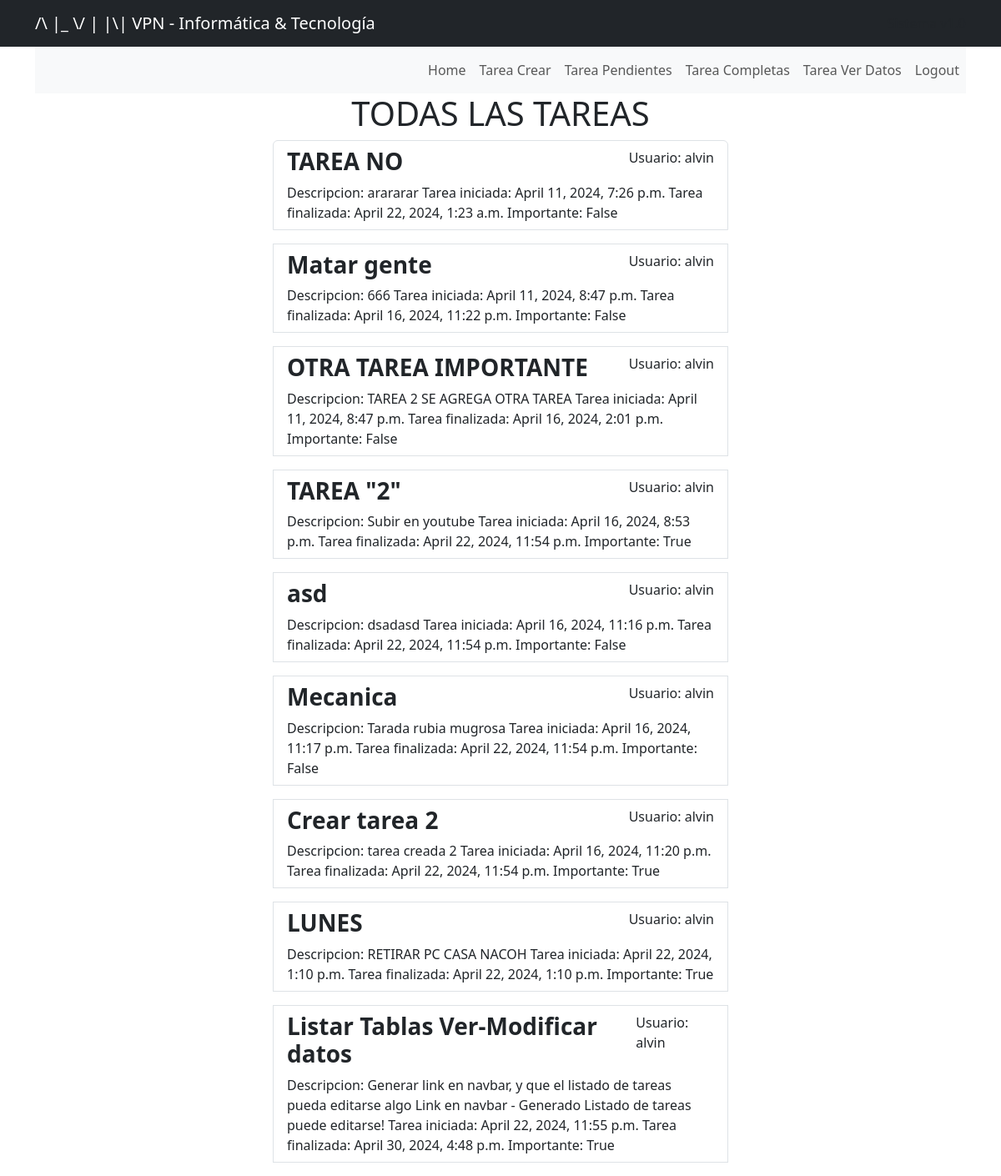
Page /tasks2/todas (signed in) on the committed database.
### myapp/models.py (models this page shows, shortened)
class Task2(models.Model):
    title = models.CharField(max_length=200)
    descripcion = models.TextField(blank=True)
    created = models.DateTimeField(auto_now_add=True)
    datecompleted = models.DateTimeField(null=True, blank=True)
    important = models.BooleanField(default=False)
    user= models.ForeignKey(User, on_delete=models.CASCADE)

### myapp/views.py (the view)
# urls.py: path('tasks2/todas', views.listarTareas2all, name="listarTareas2all"),
def listarTareas2all(request):
    tareas = Task2.objects.all()
    return render(request, 'task2all.html', {
        'tareas': tareas
    })

### myapp/templates/task2all.html (shortened to what this page needs)
{% extends 'nav.html' %}
{% block content %}
<main class="container">
    <div class="row">
        <div class="col-md-6 offset-md-3">
            <h1 class="text-center">TODAS LAS TAREAS</h1>
            <ul class="list-group">
                {% for tarea in tareas %}
                <div class="list-group-item">
                <header class="d-flex justify-content-between">
                <h3 class="fw-bold">{{tarea.title}}</h3>
                <a>Usuario: {{tarea.user}}</a>
                </header>
                <a>Descripcion: {{tarea.descripcion}}</a>
                <a>Tarea iniciada: {{tarea.created}}</a>
                <a>Tarea finalizada: {{tarea.datecompleted}}</a>
                <a>Importante: {{tarea.important}}</a>
            </div>
                {% endfor %}
            </ul>
        </div>
    </div>
</main>
{% endblock %}

### rows in the picture
Task2: title "TAREA NO", user "alvin", descripcion "arararar", created "April 11, 2024, 7:26 p.m.", datecompleted "April 22, 2024, 1:23 a.m.", important "False"
Task2: title "Matar gente", user "alvin", descripcion "666", created "April 11, 2024, 8:47 p.m.", datecompleted "April 16, 2024, 11:22 p.m.", important "False"
Task2: title "OTRA TAREA IMPORTANTE", user "alvin", descripcion "TAREA 2 SE AGREGA OTRA TAREA", created "April 11, 2024, 8:47 p.m.", datecompleted "April 16, 2024, 2:01 p.m.", important "False"
Task2: title "TAREA \"2\"", user "alvin", descripcion "Subir en youtube", created "April 16, 2024, 8:53 p.m.", datecompleted "April 22, 2024, 11:54 p.m.", important "True"
Task2: title "asd", user "alvin", descripcion "dsadasd", created "April 16, 2024, 11:16 p.m.", datecompleted "April 22, 2024, 11:54 p.m.", important "False"
Task2: title "Mecanica", user "alvin", descripcion "Tarada rubia mugrosa", created "April 16, 2024, 11:17 p.m.", datecompleted "April 22, 2024, 11:54 p.m.", important "False"
Task2: title "Crear tarea 2", user "alvin", descripcion "tarea creada 2", created "April 16, 2024, 11:20 p.m.", datecompleted "April 22, 2024, 11:54 p.m.", important "True"
Task2: title "LUNES", user "alvin", descripcion "RETIRAR PC CASA NACOH", created "April 22, 2024, 1:10 p.m.", datecompleted "April 22, 2024, 1:10 p.m.", important "True"
Task2: title "Listar Tablas Ver-Modificar datos", user "alvin", descripcion "Generar link en navbar, y que el listado de tareas pueda editarse algo Link en navbar - Generado Listado de tareas puede editarse!", created "April 22, 2024, 11:55 p.m.", datecompleted "April 30, 2024, 4:48 p.m.", important "True"
